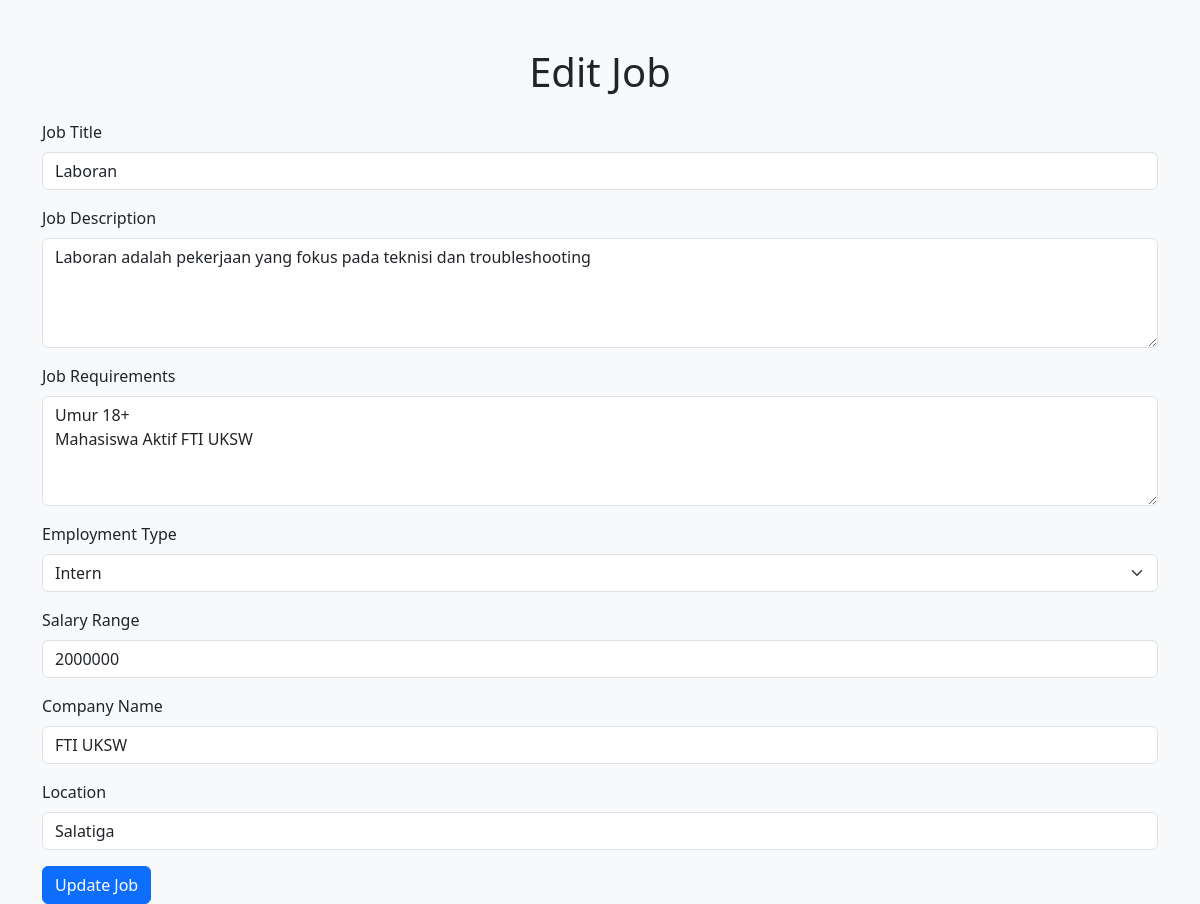
The app's page /pages/employer/edit_job.php?id=14 (signed in) with its own data.
### tables this page shows
CREATE TABLE `tb_jobs` (
  `id` int(11) NOT NULL,
  `title` varchar(255) NOT NULL,
  `description` text NOT NULL,
  `requirements` text NOT NULL,
  `employment_type` enum('intern','full-time') NOT NULL,
  `salary_range` varchar(100) DEFAULT NULL,
  `company_name` varchar(255) NOT NULL,
  `location` varchar(255) DEFAULT NULL,
  `created_at` timestamp NOT NULL DEFAULT current_timestamp(),
  `updated_at` timestamp NOT NULL DEFAULT current_timestamp() ON UPDATE current_timestamp(),
  `created_by` int(11) NOT NULL,
  `expired_at` timestamp NULL DEFAULT NULL,
  `status` enum('active','expired','deleted') DEFAULT 'active'
);

### pages/employer/edit_job.php (the view, shortened to what this page needs)
<?php
require '../../db.php';
$job_id = $_GET['id'] ?? 0;
$stmt = $conn->prepare("SELECT * FROM tb_jobs WHERE id = ? AND created_by = ?");
$stmt->bind_param("ii", $job_id, $_SESSION['user_id']);
$stmt->execute();
$result = $stmt->get_result();
$job = $result->fetch_assoc();
?>
<!DOCTYPE html>
<html lang="en">
<head>
    <link href="https://cdn.jsdelivr.net/npm/bootstrap@5.3.0/dist/css/bootstrap.min.css" rel="stylesheet">
</head>
<body class="bg-light">
    <div class="container mt-5">
        <h1 class="text-center mb-4">Edit Job</h1>
        <form action="update_job.php" method="POST">
            <div class="mb-3">
                <label for="title" class="form-label">Job Title</label>
                <input type="text" name="title" id="title" class="form-control" value="<?= htmlspecialchars($job['title']) ?>" required>
            </div>
            <div class="mb-3">
                <label for="description" class="form-label">Job Description</label>
                <textarea name="description" id="description" class="form-control" rows="4" required><?= htmlspecialchars($job['description']) ?></textarea>
            </div>
            <div class="mb-3">
                <label for="requirements" class="form-label">Job Requirements</label>
                <textarea name="requirements" id="requirements" class="form-control" rows="4" required><?= htmlspecialchars($job['requirements']) ?></textarea>
            </div>
            <div class="mb-3">
                <label for="employment_type" class="form-label">Employment Type</label>
                <select name="employment_type" id="employment_type" class="form-select" required>
                    <option value="intern" <?= $job['employment_type'] === 'intern' ? 'selected' : '' ?>>Intern</option>
                </select>
            </div>
            <div class="mb-3">
                <label for="salary_range" class="form-label">Salary Range</label>
                <input type="text" name="salary_range" id="salary_range" class="form-control" value="<?= htmlspecialchars($job['salary_range']) ?>">
            </div>
            <div class="mb-3">
                <label for="company_name" class="form-label">Company Name</label>
                <input type="text" name="company_name" id="company_name" class="form-control" value="<?= htmlspecialchars($job['company_name']) ?>" required>
            </div>
            <div class="mb-3">
                <label for="location" class="form-label">Location</label>
                <input type="text" name="location" id="location" class="form-control" value="<?= htmlspecialchars($job['location']) ?>">
            </div>
            <button type="submit" class="btn btn-primary">Update Job</button>
        </form>
    </div>
</body>
</html>

### records on screen
tb_jobs: title "Laboran", description "Laboran adalah pekerjaan yang fokus pada teknisi dan troubleshooting", requirements "Umur 18+ Mahasiswa Aktif FTI UKSW", employment_type "Intern", salary_range "2000000", company_name "FTI UKSW", location "Salatiga"
